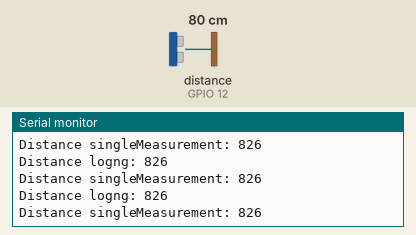
Simulated run of this program. Board: ESP8266 (NodeMCU). Shown: the last lines printed to the serial monitor. Wiring (inferred from the names in the program): ultrasonic range finder: trigger GPIO 13; echo GPIO 12. The inputs (shaded band) are chosen by the test bench; at power-on: distance to the obstacle (sensor on GPIO 12) 80 cm. The echo pulse lasts 58.3 µs per cm; WiFi joins after 1.5 s; servers stay silent unless stated.

Above: at 3.0 s.
3.1 s: distance to the obstacle (sensor on GPIO 12) set to 2 cm
At 3.31 s:
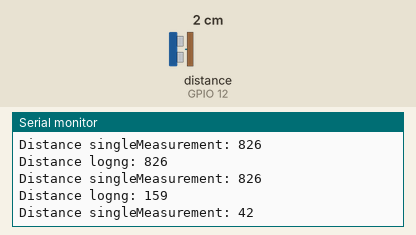
4.6 s: distance to the obstacle (sensor on GPIO 12) set to 4 cm
At 5.76 s:
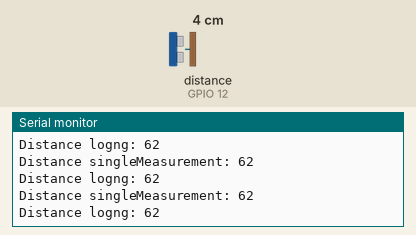
Timing chart, 0 to 7.6 s (numbered marks = the images above; inputs shaded):
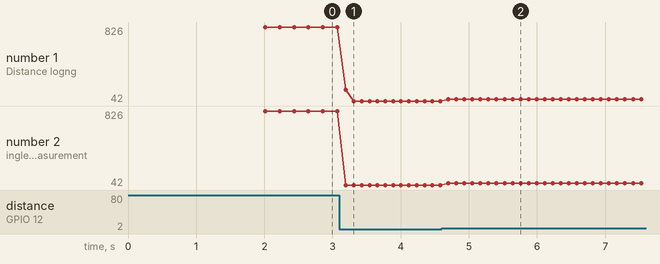

Measured:
- after the input at 3.1 s, the serial monitor: prints a new line after 0.10 s (image 1)
- after the input at 4.6 s, the serial monitor: prints a new line after 0.10 s (image 2)
- plotted number 1: 826 → 42 after the input at 3.1 s, 42 → 62 after the input at 4.6 s
- plotted number 2: 826 → 42 after the input at 3.1 s, 42 → 62 after the input at 4.6 s

The program:

main.cpp
```cpp
#include <Arduino.h>

/*
D6 - TRIG, ultrasonic sensor SR04T
D7 - ECHO, ultrasonic sensor SR04T

*/

#define BLYNK_PRINT Serial
#include <BlynkSimpleEsp8266.h>
#include <ESP8266WiFi.h>

//#define TRIGGER_PIN  12     // D6 Arduino pin tied to trigger pin on the ultrasonic sensor.
//#define ECHO_PIN     13     // D7 Arduino pin tied to echo pin on the ultrasonic sensor.

#define TRIGGER_PIN 13 //!!!!!!!!!!!!
#define ECHO_PIN 12 //!!!!!!!!!!!!
#define USONIC_DIV 58.0
#define MEASURE_SAMPLE_DELAY 5
#define MEASURE_SAMPLES 20
#define MEASURE_DELAY 2

char auth[] = "tQSG6TYMuj33_0OrdRxhvxIkmiNAxrbZ";
char ssid[] = "";
char pass[] = "";

long distance_long = 111;
long distance_single = 222;

void setup()
{
  Serial.begin(9600);
  Blynk.begin(auth, ssid, pass); // Запуск Blynk
  Serial.println("setup");
  pinMode(TRIGGER_PIN, OUTPUT); // Initializing Trigger Output and Echo Input
  pinMode(ECHO_PIN, INPUT);
  digitalWrite(TRIGGER_PIN, LOW); // Reset the trigger pin and wait a half a second
  delayMicroseconds(500);
}

long singleMeasurement()
{

  long duration = 0;               // Measure: Put up Trigger...
  digitalWrite(TRIGGER_PIN, HIGH); // Wait for 11 µs ...
  delayMicroseconds(11);           // Put the trigger down ...
  digitalWrite(TRIGGER_PIN, LOW);  // Wait for the echo ...
  duration = pulseIn(ECHO_PIN, HIGH);

  return (long)(((float)duration / USONIC_DIV) * 10.0);
}

long measure()
{
  long measureSum = 0;
  for (int i = 0; i < MEASURE_SAMPLES; i++)
  {
    delay(MEASURE_SAMPLE_DELAY);
    measureSum += singleMeasurement();
  }
  return measureSum / MEASURE_SAMPLES;
}


void sendMeasure()
{
  Serial.print("Distance logng: ");
  Serial.print(distance_long + 22);
  Serial.println();
  Serial.print("Distance singleMeasurement: ");
  Serial.println(distance_single + 22);
  Serial.println();

  Blynk.virtualWrite(V1, distance_long);
  Blynk.virtualWrite(V2, distance_single);
}

void loop()
{
  Blynk.run();

  delay(MEASURE_DELAY);
  distance_long = measure();
  distance_single = singleMeasurement();

  sendMeasure();
}
```
